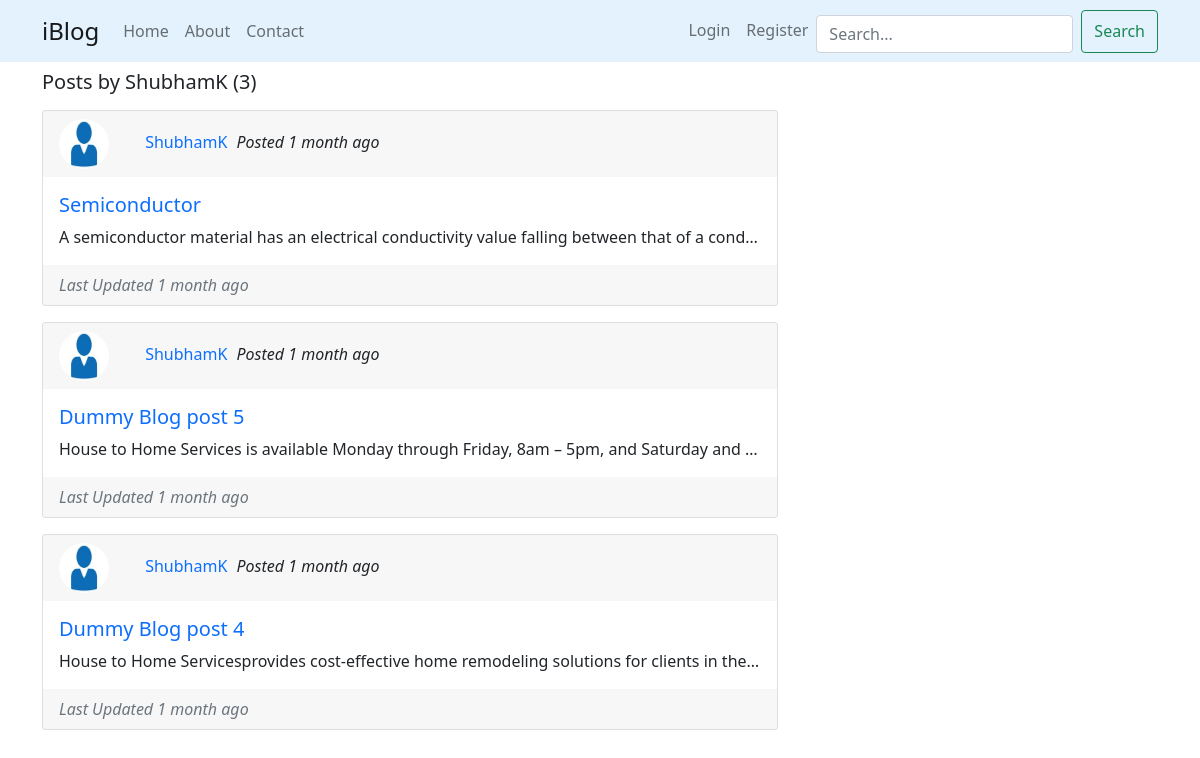
Before: /user/ShubhamK/ with the older database file.
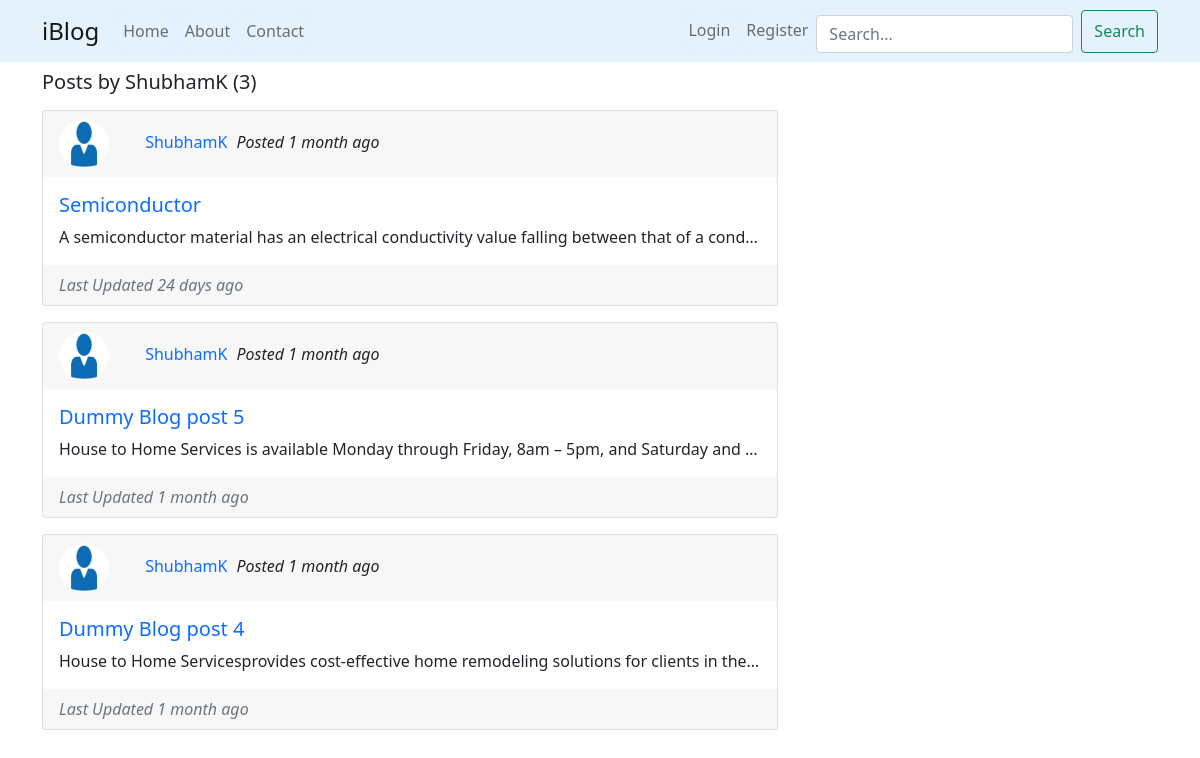
After: the same page with the newer database file.
### blog/models.py (models this page shows, shortened)
class BlogPost(models.Model):
    title = models.CharField(max_length=100)
    content = models.TextField()
    date_posted = models.DateTimeField(default=timezone.now)
    date_updated = models.DateTimeField(auto_now=True)
    author = models.ForeignKey(User, on_delete=models.CASCADE)
    likes = models.ManyToManyField(User, related_name='likes', blank=True)
    def whenposted(self):
        now = timezone.now()
        diff= now - self.date_posted
        return counttime(diff)
    def whenupdated(self):
        now = timezone.now()
        diff= now - self.date_updated
        return counttime(diff)

### users/models.py (models this page shows, shortened)
class Profile(models.Model):
    user = models.OneToOneField(User, on_delete=models.CASCADE)
    image = models.ImageField(default='default.jfif', upload_to='profile_pics')

### blog/views.py (the view)
# urls.py: path('user/<str:username>/', UserPostListView.as_view(), name='user-blogs'),
class UserPostListView(ListView):
    model = BlogPost
    template_name = 'blog/user_blogs.html'
    context_object_name = 'blogposts'
    paginate_by = 3
    def get_queryset(self):
        user = get_object_or_404(User, username=self.kwargs.get('username'))
        return BlogPost.objects.filter(author=user).order_by('-date_posted')

### blog/templates/blog/user_blogs.html (shortened to what this page needs)
{% extends 'blog/base.html' %}
{% block content %}
<h5 class="mb-3 "> Posts by {{ view.kwargs.username }} ({{ page_obj.paginator.count }})</h5>
  {% for blogpost in blogposts %}
    <div class="card w-80 mb-3">
      <div class="card-header border-0">
        <img class="rounded-circle" src="{{ blogpost.author.profile.image.url }}" alt="Profile-Image" width="50px" height="50px">
        <a class="text-decoration-none" href="{% url 'user-blogs' blogpost.author.username %}">{{ blogpost.author }}</a>
        <i>Posted {{ blogpost.whenposted }}</i>
      </div>
      <div class="card-body">
        <h5><a class="card-title text-decoration-none" href="{% url 'blog-detail' blogpost.id %}">{{ blogpost.title }}</a></h5>
        <p class="card-text text-truncate">{{ blogpost.content }}</p>
      </div>
      <div class="card-footer border-0 text-muted">
        <i>Last Updated {{ blogpost.whenupdated }}</i>
      </div>
    </div>
  {% endfor %}
{% endblock content %}

Changed rows visible on the page:
changed BlogPost "Semiconductor": whenupdated "1 month ago" → "24 days ago"
